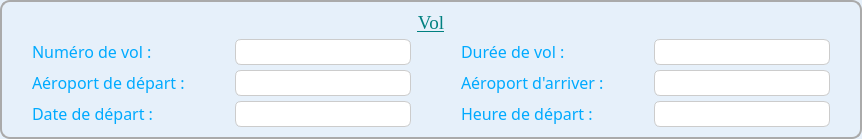
             <widget class="QFrame" name="frame_19">
              <property name="sizePolicy">
               <sizepolicy hsizetype="Preferred" vsizetype="Ignored">
                <horstretch>0</horstretch>
                <verstretch>0</verstretch>
               </sizepolicy>
              </property>
              <property name="styleSheet">
               <string notr="true">QFrame {
border : 2px solid #aaaaaa;
background-color : #E6F0FA;
border-radius : 10px;
}

</string>
              </property>
              <property name="frameShape">
               <enum>QFrame::Shape::StyledPanel</enum>
              </property>
              <property name="frameShadow">
               <enum>QFrame::Shadow::Raised</enum>
              </property>
              <layout class="QGridLayout" name="gridLayout_34">
               <property name="leftMargin">
                <number>30</number>
               </property>
               <property name="topMargin">
                <number>10</number>
               </property>
               <property name="rightMargin">
                <number>30</number>
               </property>
               <property name="bottomMargin">
                <number>10</number>
               </property>
               <property name="spacing">
                <number>5</number>
               </property>
               <item row="2" column="4">
                <widget class="QLabel" name="label_195">
                 <property name="sizePolicy">
                  <sizepolicy hsizetype="Fixed" vsizetype="Fixed">
                   <horstretch>0</horstretch>
                   <verstretch>0</verstretch>
                  </sizepolicy>
                 </property>
                 <property name="font">
                  <font>
                   <family>Calisto MT</family>
                   <pointsize>12</pointsize>
                  </font>
                 </property>
                 <property name="styleSheet">
                  <string notr="true">QLabel {
border : none;
color: #00aaff;
}</string>
                 </property>
                 <property name="text">
                  <string>Aéroport d'arriver :</string>
                 </property>
                </widget>
               </item>
               <item row="3" column="5">
                <spacer name="horizontalSpacer_82">
                 <property name="orientation">
                  <enum>Qt::Orientation::Horizontal</enum>
                 </property>
                 <property name="sizeType">
                  <enum>QSizePolicy::Policy::Preferred</enum>
                 </property>
                 <property name="sizeHint" stdset="0">
                  <size>
                   <width>40</width>
                   <height>20</height>
                  </size>
                 </property>
                </spacer>
               </item>
               <item row="1" column="3">
                <spacer name="horizontalSpacer_75">
                 <property name="orientation">
                  <enum>Qt::Orientation::Horizontal</enum>
                 </property>
                 <property name="sizeType">
                  <enum>QSizePolicy::Policy::Preferred</enum>
                 </property>
                 <property name="sizeHint" stdset="0">
                  <size>
                   <width>40</width>
                   <height>20</height>
                  </size>
                 </property>
                </spacer>
               </item>
               <item row="1" column="0">
                <widget class="QLabel" name="label_120">
                 <property name="sizePolicy">
                  <sizepolicy hsizetype="Fixed" vsizetype="Fixed">
                   <horstretch>0</horstretch>
                   <verstretch>0</verstretch>
                  </sizepolicy>
                 </property>
                 <property name="font">
                  <font>
                   <family>Calisto MT</family>
                   <pointsize>12</pointsize>
                  </font>
                 </property>
                 <property name="styleSheet">
                  <string notr="true">QLabel {
border : none;
color: #00aaff;
}</string>
                 </property>
                 <property name="text">
                  <string>Numéro de vol :</string>
                 </property>
                </widget>
               </item>
               <item row="3" column="3">
                <spacer name="horizontalSpacer_76">
                 <property name="orientation">
                  <enum>Qt::Orientation::Horizontal</enum>
                 </property>
                 <property name="sizeType">
                  <enum>QSizePolicy::Policy::Preferred</enum>
                 </property>
                 <property name="sizeHint" stdset="0">
                  <size>
                   <width>40</width>
                   <height>20</height>
                  </size>
                 </property>
                </spacer>
               </item>
               <item row="2" column="1">
                <spacer name="horizontalSpacer_78">
                 <property name="orientation">
                  <enum>Qt::Orientation::Horizontal</enum>
                 </property>
                 <property name="sizeType">
                  <enum>QSizePolicy::Policy::Preferred</enum>
                 </property>
                 <property name="sizeHint" stdset="0">
                  <size>
                   <width>40</width>
                   <height>20</height>
                  </size>
                 </property>
                </spacer>
               </item>
               <item row="3" column="0">
                <widget class="QLabel" name="label_199">
                 <property name="sizePolicy">
                  <sizepolicy hsizetype="Fixed" vsizetype="Fixed">
                   <horstretch>0</horstretch>
                   <verstretch>0</verstretch>
                  </sizepolicy>
                 </property>
                 <property name="font">
                  <font>
                   <family>Calisto MT</family>
                   <pointsize>12</pointsize>
                  </font>
                 </property>
                 <property name="styleSheet">
                  <string>QLabel {
border : none;
color: #00aaff;
}</string>
                 </property>
                 <property name="text">
                  <string>Date de départ :</string>
                 </property>
                </widget>
               </item>
               <item row="3" column="6">
                <widget class="QLineEdit" name="apHeureDepart">
                 <property name="sizePolicy">
                  <sizepolicy hsizetype="Expanding" vsizetype="Expanding">
                   <horstretch>0</horstretch>
                   <verstretch>0</verstretch>
                  </sizepolicy>
                 </property>
                 <property name="minimumSize">
                  <size>
                   <width>100</width>
                   <height>25</height>
                  </size>
                 </property>
                 <property name="maximumSize">
                  <size>
                   <width>600</width>
                   <height>40</height>
                  </size>
                 </property>
                 <property name="font">
                  <font>
                   <family>Times New Roman</family>
                   <pointsize>14</pointsize>
                  </font>
                 </property>
                 <property name="styleSheet">
                  <string notr="true">QLineEdit {
  border: 1px solid #ccc;
  border-radius: 6px;
}
</string>
                 </property>
                 <property name="alignment">
                  <set>Qt::AlignmentFlag::AlignCenter</set>
                 </property>
                 <property name="readOnly">
                  <bool>true</bool>
                 </property>
                </widget>
               </item>
               <item row="3" column="2">
                <widget class="QLineEdit" name="apDateDepart">
                 <property name="sizePolicy">
                  <sizepolicy hsizetype="Expanding" vsizetype="Expanding">
                   <horstretch>0</horstretch>
                   <verstretch>0</verstretch>
                  </sizepolicy>
                 </property>
                 <property name="minimumSize">
                  <size>
                   <width>100</width>
                   <height>25</height>
                  </size>
                 </property>
                 <property name="maximumSize">
                  <size>
                   <width>600</width>
                   <height>40</height>
                  </size>
                 </property>
                 <property name="font">
                  <font>
                   <family>Times New Roman</family>
                   <pointsize>14</pointsize>
                  </font>
                 </property>
                 <property name="styleSheet">
                  <string notr="true">QLineEdit {
  border: 1px solid #ccc;
  border-radius: 6px;
}
</string>
                 </property>
                 <property name="alignment">
                  <set>Qt::AlignmentFlag::AlignCenter</set>
                 </property>
                 <property name="readOnly">
                  <bool>true</bool>
                 </property>
                </widget>
               </item>
               <item row="2" column="6">
                <widget class="QLineEdit" name="apAeroportArriver">
                 <property name="sizePolicy">
                  <sizepolicy hsizetype="Expanding" vsizetype="Expanding">
                   <horstretch>0</horstretch>
                   <verstretch>0</verstretch>
                  </sizepolicy>
                 </property>
                 <property name="minimumSize">
                  <size>
                   <width>100</width>
                   <height>25</height>
                  </size>
                 </property>
                 <property name="maximumSize">
                  <size>
                   <width>600</width>
                   <height>40</height>
                  </size>
                 </property>
                 <property name="font">
                  <font>
                   <family>Times New Roman</family>
                   <pointsize>14</pointsize>
                  </font>
                 </property>
                 <property name="styleSheet">
                  <string notr="true">QLineEdit {
  border: 1px solid #ccc;
  border-radius: 6px;
}
</string>
                 </property>
                 <property name="alignment">
                  <set>Qt::AlignmentFlag::AlignCenter</set>
                 </property>
                 <property name="readOnly">
                  <bool>true</bool>
                 </property>
                </widget>
               </item>
               <item row="2" column="2">
                <widget class="QLineEdit" name="apAeroportDepart">
                 <property name="sizePolicy">
                  <sizepolicy hsizetype="Expanding" vsizetype="Expanding">
                   <horstretch>0</horstretch>
                   <verstretch>0</verstretch>
                  </sizepolicy>
                 </property>
                 <property name="minimumSize">
                  <size>
                   <width>100</width>
                   <height>25</height>
                  </size>
                 </property>
                 <property name="maximumSize">
                  <size>
                   <width>600</width>
                   <height>40</height>
                  </size>
                 </property>
                 <property name="font">
                  <font>
                   <family>Times New Roman</family>
                   <pointsize>14</pointsize>
                  </font>
                 </property>
                 <property name="styleSheet">
                  <string notr="true">QLineEdit {
  border: 1px solid #ccc;
  border-radius: 6px;
}
</string>
                 </property>
                 <property name="alignment">
                  <set>Qt::AlignmentFlag::AlignCenter</set>
                 </property>
                 <property name="readOnly">
                  <bool>true</bool>
                 </property>
                </widget>
               </item>
               <item row="3" column="1">
                <spacer name="horizontalSpacer_79">
                 <property name="orientation">
                  <enum>Qt::Orientation::Horizontal</enum>
                 </property>
                 <property name="sizeType">
                  <enum>QSizePolicy::Policy::Preferred</enum>
                 </property>
                 <property name="sizeHint" stdset="0">
                  <size>
                   <width>40</width>
                   <height>20</height>
                  </size>
                 </property>
                </spacer>
               </item>
               <item row="2" column="5">
                <spacer name="horizontalSpacer_81">
                 <property name="orientation">
                  <enum>Qt::Orientation::Horizontal</enum>
                 </property>
                 <property name="sizeType">
                  <enum>QSizePolicy::Policy::Preferred</enum>
                 </property>
                 <property name="sizeHint" stdset="0">
                  <size>
                   <width>40</width>
                   <height>20</height>
                  </size>
                 </property>
                </spacer>
               </item>
               <item row="0" column="0" colspan="7">
                <widget class="QLabel" name="label_193">
                 <property name="sizePolicy">
                  <sizepolicy hsizetype="Expanding" vsizetype="Fixed">
                   <horstretch>0</horstretch>
                   <verstretch>0</verstretch>
                  </sizepolicy>
                 </property>
                 <property name="font">
                  <font>
                   <family>Times New Roman</family>
                   <pointsize>14</pointsize>
                   <italic>false</italic>
                   <underline>true</underline>
                  </font>
                 </property>
                 <property name="styleSheet">
                  <string notr="true">QLabel {
border : none;
color : teal;
}</string>
                 </property>
                 <property name="text">
                  <string>Vol</string>
                 </property>
                 <property name="alignment">
                  <set>Qt::AlignmentFlag::AlignCenter</set>
                 </property>
                </widget>
               </item>
               <item row="1" column="2">
                <widget class="QLineEdit" name="apNumeroVol">
                 <property name="sizePolicy">
                  <sizepolicy hsizetype="Expanding" vsizetype="Expanding">
                   <horstretch>0</horstretch>
                   <verstretch>0</verstretch>
                  </sizepolicy>
                 </property>
                 <property name="minimumSize">
                  <size>
                   <width>100</width>
                   <height>25</height>
                  </size>
                 </property>
                 <property name="maximumSize">
                  <size>
                   <width>600</width>
                   <height>40</height>
                  </size>
                 </property>
                 <property name="font">
                  <font>
                   <family>Times New Roman</family>
                   <pointsize>14</pointsize>
                  </font>
                 </property>
                 <property name="styleSheet">
                  <string notr="true">QLineEdit {
  border: 1px solid #ccc;
  border-radius: 6px;
}
</string>
                 </property>
                 <property name="alignment">
                  <set>Qt::AlignmentFlag::AlignCenter</set>
                 </property>
                 <property name="readOnly">
                  <bool>true</bool>
                 </property>
                </widget>
               </item>
               <item row="2" column="0">
                <widget class="QLabel" name="label_134">
                 <property name="sizePolicy">
                  <sizepolicy hsizetype="Fixed" vsizetype="Fixed">
                   <horstretch>0</horstretch>
                   <verstretch>0</verstretch>
                  </sizepolicy>
                 </property>
                 <property name="font">
                  <font>
                   <family>Calisto MT</family>
                   <pointsize>12</pointsize>
                  </font>
                 </property>
                 <property name="styleSheet">
                  <string notr="true">QLabel {
border : none;
color: #00aaff;
}</string>
                 </property>
                 <property name="text">
                  <string>Aéroport de départ :</string>
                 </property>
                </widget>
               </item>
               <item row="1" column="1">
                <spacer name="horizontalSpacer_77">
                 <property name="orientation">
                  <enum>Qt::Orientation::Horizontal</enum>
                 </property>
                 <property name="sizeType">
                  <enum>QSizePolicy::Policy::Preferred</enum>
                 </property>
                 <property name="sizeHint" stdset="0">
                  <size>
                   <width>40</width>
                   <height>20</height>
                  </size>
                 </property>
                </spacer>
               </item>
               <item row="2" column="3">
                <spacer name="horizontalSpacer_74">
                 <property name="orientation">
                  <enum>Qt::Orientation::Horizontal</enum>
                 </property>
                 <property name="sizeType">
                  <enum>QSizePolicy::Policy::Preferred</enum>
                 </property>
                 <property name="sizeHint" stdset="0">
                  <size>
                   <width>40</width>
                   <height>20</height>
                  </size>
                 </property>
                </spacer>
               </item>
               <item row="3" column="4">
                <widget class="QLabel" name="label_197">
                 <property name="sizePolicy">
                  <sizepolicy hsizetype="Fixed" vsizetype="Fixed">
                   <horstretch>0</horstretch>
                   <verstretch>0</verstretch>
                  </sizepolicy>
                 </property>
                 <property name="font">
                  <font>
                   <family>Calisto MT</family>
                   <pointsize>12</pointsize>
                  </font>
                 </property>
                 <property name="styleSheet">
                  <string>QLabel {
border : none;
color: #00aaff;
}</string>
                 </property>
                 <property name="text">
                  <string>Heure de départ :</string>
                 </property>
                </widget>
               </item>
               <item row="1" column="6">
                <widget class="QLineEdit" name="apDuree">
                 <property name="sizePolicy">
                  <sizepolicy hsizetype="Expanding" vsizetype="Expanding">
                   <horstretch>0</horstretch>
                   <verstretch>0</verstretch>
                  </sizepolicy>
                 </property>
                 <property name="minimumSize">
                  <size>
                   <width>100</width>
                   <height>25</height>
                  </size>
                 </property>
                 <property name="maximumSize">
                  <size>
                   <width>600</width>
                   <height>40</height>
                  </size>
                 </property>
                 <property name="font">
                  <font>
                   <family>Times New Roman</family>
                   <pointsize>14</pointsize>
                  </font>
                 </property>
                 <property name="styleSheet">
                  <string notr="true">QLineEdit {
  border: 1px solid #ccc;
  border-radius: 6px;
}
</string>
                 </property>
                 <property name="alignment">
                  <set>Qt::AlignmentFlag::AlignCenter</set>
                 </property>
                 <property name="readOnly">
                  <bool>true</bool>
                 </property>
                </widget>
               </item>
               <item row="1" column="5">
                <spacer name="horizontalSpacer_80">
                 <property name="orientation">
                  <enum>Qt::Orientation::Horizontal</enum>
                 </property>
                 <property name="sizeType">
                  <enum>QSizePolicy::Policy::Preferred</enum>
                 </property>
                 <property name="sizeHint" stdset="0">
                  <size>
                   <width>40</width>
                   <height>20</height>
                  </size>
                 </property>
                </spacer>
               </item>
               <item row="1" column="4">
                <widget class="QLabel" name="label_201">
                 <property name="sizePolicy">
                  <sizepolicy hsizetype="Fixed" vsizetype="Fixed">
                   <horstretch>0</horstretch>
                   <verstretch>0</verstretch>
                  </sizepolicy>
                 </property>
                 <property name="font">
                  <font>
                   <family>Calisto MT</family>
                   <pointsize>12</pointsize>
                  </font>
                 </property>
                 <property name="styleSheet">
                  <string notr="true">QLabel {
border : none;
color: #00aaff;
}</string>
                 </property>
                 <property name="text">
                  <string>Durée de vol :</string>
                 </property>
                </widget>
               </item>
              </layout>
             </widget>
